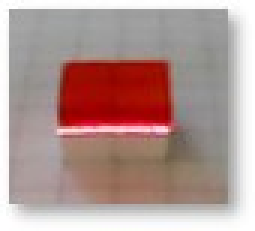
%> input picture MatlabProject/c1.jpg, 85 x 77 px (shown 3 times larger)
$ octave A_TestImgHSV.m   (GNU Octave 9; MATLAB toolbox functions it lacks are replaced by stand-ins)
%> lines starting %> are read from the running program, lines starting %| are printed output that depends on the picture
% 图片路径列表（你可以添加更多路径）
image_files = {
    %'a1.jpg';'a5.jpg';'a2.jpg';'a4.jpg';'a6.jpg';
    % 'b1.jpg';'b5.jpg';'b2.jpg';'b4.jpg';'b3.jpg';
    'c1.jpg';'c5.jpg';'c2.jpg';'c4.jpg';'c3.jpg';
    % 添加更多图片路径
};

% 初始化 HSV 和颜色数据集合
H_all = [];
S_all = [];
V_all = [];
RGB_all = [];

% 遍历每张图片
for i = 1:length(image_files)
    img = imread(image_files{i});
%> img is the input picture: size 77x85x3 uint8; mean R, G, B 177.4, 150.8, 146.9

    % 可选：缩小图像
    img = imresize(img, 0.25);  % 可根据需要调整
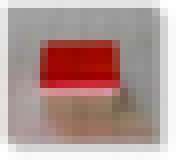
%> img: size 20x22x3 uint8 (shown 8 times larger); mean R, G, B 177.1, 150.5, 146.7

    % 转换为 HSV
    hsv_img = rgb2hsv(img);
%> hsv_img: size 20x22x3 double; mean H, S, V 0.194, 0.195, 0.695
    H = hsv_img(:,:,1);
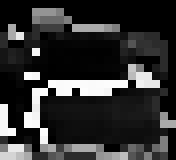
%> H: size 20x22 double (shown 8 times larger); min 0, max 0.997, mean 0.194
    S = hsv_img(:,:,2);
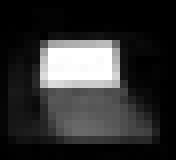
%> S: size 20x22 double (shown 8 times larger); min 0, max 1, mean 0.195
    V = hsv_img(:,:,3);
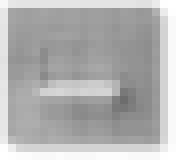
%> V: size 20x22 double (shown 8 times larger); min 0.427, max 1, mean 0.695

    % 展平为向量
    H = H(:);
%> H = 440 values, max 0.997 at index 112, min 0 at index 1, mean 0.194
    S = S(:);
%> S = 440 values, max 1 at index 127, min 0 at index 1, mean 0.195
    V = V(:);
%> V = 440 values, max 1 at index 20, min 0.427 at index 313, mean 0.695

    % 展平 RGB，并归一化
    rgb_flat = reshape(img, [], 3);
%> rgb_flat = 440 rows, first 12: [247 247 247; 229 229 229; 229 229 229; 228 228 228; 227 227 226; 227 227 225; 227 226 225; 226 225 224; 227 225 224; 228 224 224; 229 225 225; 228 224 224]
    rgb_norm = double(rgb_flat) / 255;
%> rgb_norm = 440 rows, first 12: [0.969 0.969 0.969; 0.898 0.898 0.898; 0.898 0.898 0.898; 0.894 0.894 0.894; 0.89 0.89 0.886; 0.89 0.89 0.882; 0.89 0.886 0.882; 0.886 0.882 0.878; 0.89 0.882 0.878; 0.894 0.878 0.878; 0.898 0.882 0.882; 0.894 0.878 0.878]

    % 可选：移除背景或暗区像素
    valid_idx = V > 0.05;
%> valid_idx = 440 logical values, 440 true
    H = H(valid_idx);
    S = S(valid_idx);
    V = V(valid_idx);
    rgb_norm = rgb_norm(valid_idx, :);

    % 添加到总集合
    H_all = [H_all; H];
%> H_all has the same summary as H
    S_all = [S_all; S];
%> S_all has the same summary as S
    V_all = [V_all; V];
%> V_all has the same summary as V
    RGB_all = [RGB_all; rgb_norm];
%> RGB_all has the same summary as rgb_norm
end
%> pass 2 of the loop `for i = 1:length(image_files)`:
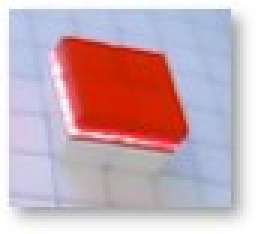
%> input picture MatlabProject/c5.jpg, 86 x 78 px (shown 3 times larger)
%> img is the input picture: size 78x86x3 uint8; mean R, G, B 201, 173.8, 182.7
%> img: size 20x22x3 uint8
%> hsv_img: size 20x22x3 double; mean H, S, V 0.49, 0.24, 0.847
%> `S = hsv_img(:,:,2);`:
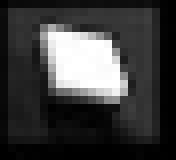
%> S: size 20x22 double (shown 8 times larger); min 0, max 1, mean 0.24
%> `V = hsv_img(:,:,3);`:
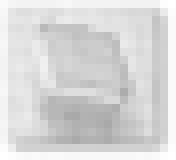
%> V: size 20x22 double (shown 8 times larger); min 0.663, max 1, mean 0.847
%> `H = H(:);`: H = 440 values, max 0.999 at index 105, min 0 at index 19, mean 0.49
%> `S = S(:);`: S = 440 values, max 1 at index 147, min 0 at index 19, mean 0.24
%> `V = V(:);`: V = 440 values, max 1 at index 20, min 0.663 at index 195, mean 0.847
%> rgb_flat = 440 rows, first 12: [249 250 249; 233 238 246; 234 237 245; 233 235 244; 234 236 245; 235 236 246; 236 235 245; 239 236 244; 239 236 244; 239 235 244; 241 236 245; 242 237 246]
%> rgb_norm = 440 rows, first 12: [0.976 0.98 0.976; 0.914 0.933 0.965; 0.918 0.929 0.961; 0.914 0.922 0.957; 0.918 0.925 0.961; 0.922 0.925 0.965; 0.925 0.922 0.961; 0.937 0.925 0.957; 0.937 0.925 0.957; 0.937 0.922 0.957; 0.945 0.925 0.961; 0.949 0.929 0.965]
%> H_all = 880 values, max 0.999 at index 545, min 0 at index 1, mean 0.342
%> S_all = 880 values, max 1 at index 127, min 0 at index 1, mean 0.218
%> V_all = 880 values, max 1 at index 20, min 0.427 at index 313, mean 0.771
%> RGB_all = 880 rows, first 12: [0.969 0.969 0.969; 0.898 0.898 0.898; 0.898 0.898 0.898; 0.894 0.894 0.894; 0.89 0.89 0.886; 0.89 0.89 0.882; 0.89 0.886 0.882; 0.886 0.882 0.878; 0.89 0.882 0.878; 0.894 0.878 0.878; 0.898 0.882 0.882; 0.894 0.878 0.878]
%> pass 3 of the loop `for i = 1:length(image_files)`:
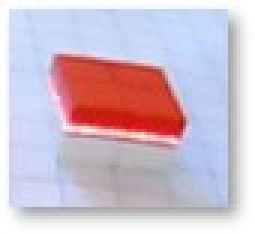
%> input picture MatlabProject/c2.jpg, 85 x 78 px (shown 3 times larger)
%> img is the input picture: size 78x85x3 uint8; mean R, G, B 207.1, 190.9, 204.9
%> img: size 20x22x3 uint8
%> hsv_img: size 20x22x3 double; mean H, S, V 0.524, 0.198, 0.89
%> `S = hsv_img(:,:,2);`:
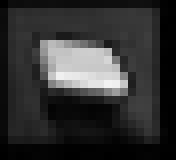
%> S: size 20x22 double (shown 8 times larger); min 0, max 0.95, mean 0.198
%> `V = hsv_img(:,:,3);`:
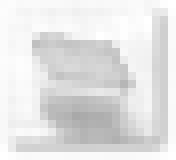
%> V: size 20x22 double (shown 8 times larger); min 0.663, max 1, mean 0.89
%> `H = H(:);`: H = 440 values, max 0.996 at index 106, min 0 at index 1, mean 0.524
%> `S = S(:);`: S = 440 values, max 0.95 at index 271, min 0 at index 1, mean 0.198
%> `V = V(:);`: V = 440 values, max 1 at index 20, min 0.663 at index 195, mean 0.89
%> rgb_flat = 440 rows, first 12: [251 251 251; 240 245 252; 240 243 251; 239 243 251; 237 242 251; 237 242 251; 238 241 251; 240 241 252; 240 242 251; 240 242 251; 240 241 250; 241 240 250]
%> rgb_norm = 440 rows, first 12: [0.984 0.984 0.984; 0.941 0.961 0.988; 0.941 0.953 0.984; 0.937 0.953 0.984; 0.929 0.949 0.984; 0.929 0.949 0.984; 0.933 0.945 0.984; 0.941 0.945 0.988; 0.941 0.949 0.984; 0.941 0.949 0.984; 0.941 0.945 0.98; 0.945 0.941 0.98]
%> H_all = 1320 values, max 0.999 at index 545, min 0 at index 1, mean 0.403
%> S_all = 1320 values, max 1 at index 127, min 0 at index 1, mean 0.211
%> V_all = 1320 values, max 1 at index 20, min 0.427 at index 313, mean 0.811
%> RGB_all = 1320 rows, first 12: [0.969 0.969 0.969; 0.898 0.898 0.898; 0.898 0.898 0.898; 0.894 0.894 0.894; 0.89 0.89 0.886; 0.89 0.89 0.882; 0.89 0.886 0.882; 0.886 0.882 0.878; 0.89 0.882 0.878; 0.894 0.878 0.878; 0.898 0.882 0.882; 0.894 0.878 0.878]
%> the loop made 5 passes; the first 3 are shown

% 绘图
figure;
scatter3(H_all, S_all, V_all, 8, RGB_all, 'filled');
xlabel('Hue');
ylabel('Saturation');
zlabel('Value');
title('Combined HSV Distribution from Multiple Images');
xlim([0 1]); ylim([0 1]); zlim([0 1]);
grid on;
view(45, 25);
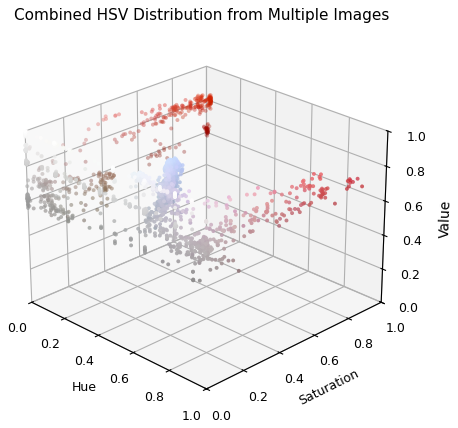
%> figure redrawn from the program's plot data
